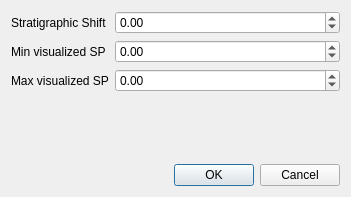
<?xml version="1.0" encoding="UTF-8"?>
<ui version="4.0">
 <class>ccSingleAttitudeModelEditorDlgUi</class>
 <widget class="QDialog" name="ccSingleAttitudeModelEditorDlgUi">
  <property name="geometry">
   <rect>
    <x>0</x>
    <y>0</y>
    <width>351</width>
    <height>197</height>
   </rect>
  </property>
  <property name="windowTitle">
   <string>Dialog</string>
  </property>
  <layout class="QVBoxLayout" name="verticalLayout">
   <item>
    <layout class="QFormLayout" name="formLayout">
     <item row="0" column="0">
      <widget class="QLabel" name="labelShift">
       <property name="text">
        <string>Stratigraphic Shift</string>
       </property>
      </widget>
     </item>
     <item row="0" column="1">
      <widget class="QDoubleSpinBox" name="spinStratShift">
       <property name="minimum">
        <double>-1000000.000000000000000</double>
       </property>
       <property name="maximum">
        <double>1000000.000000000000000</double>
       </property>
       <property name="singleStep">
        <double>0.100000000000000</double>
       </property>
      </widget>
     </item>
     <item row="1" column="0">
      <widget class="QLabel" name="labelMin">
       <property name="text">
        <string>Min visualized SP</string>
       </property>
      </widget>
     </item>
     <item row="1" column="1">
      <widget class="QDoubleSpinBox" name="spinMinSP">
       <property name="minimum">
        <double>-1000000000.000000000000000</double>
       </property>
       <property name="maximum">
        <double>1000000000.000000000000000</double>
       </property>
      </widget>
     </item>
     <item row="2" column="0">
      <widget class="QLabel" name="labelMax">
       <property name="text">
        <string>Max visualized SP</string>
       </property>
      </widget>
     </item>
     <item row="2" column="1">
      <widget class="QDoubleSpinBox" name="spinMaxSP">
       <property name="minimum">
        <double>-1000000000.000000000000000</double>
       </property>
       <property name="maximum">
        <double>1000000000.000000000000000</double>
       </property>
      </widget>
     </item>
    </layout>
   </item>
   <item>
    <widget class="QDialogButtonBox" name="buttonBox">
     <property name="orientation">
      <enum>Qt::Horizontal</enum>
     </property>
     <property name="standardButtons">
      <set>QDialogButtonBox::Cancel|QDialogButtonBox::Ok</set>
     </property>
    </widget>
   </item>
  </layout>
 </widget>
 <resources/>
 <connections>
  <connection>
   <sender>buttonBox</sender>
   <signal>accepted()</signal>
   <receiver>ccSingleAttitudeModelEditorDlgUi</receiver>
   <slot>accept()</slot>
   <hints>
    <hint type="sourcelabel">
     <x>248</x>
     <y>254</y>
    </hint>
    <hint type="destinationlabel">
     <x>157</x>
     <y>274</y>
    </hint>
   </hints>
  </connection>
  <connection>
   <sender>buttonBox</sender>
   <signal>rejected()</signal>
   <receiver>ccSingleAttitudeModelEditorDlgUi</receiver>
   <slot>reject()</slot>
   <hints>
    <hint type="sourcelabel">
     <x>316</x>
     <y>260</y>
    </hint>
    <hint type="destinationlabel">
     <x>286</x>
     <y>274</y>
    </hint>
   </hints>
  </connection>
 </connections>
</ui>
